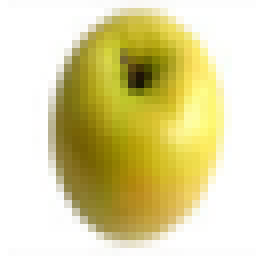
#> input picture data_2/apple/Image_317.png, 32 x 32 px (shown 8 times larger); its folder holds 3 pictures in this run
$ python data.py
#> lines starting #> are read from the running program, lines starting #| are printed output that depends on the picture
import os
import time
import cv2
import glob
import random
import sys

# --- 1. Import C++ Backend ---
try:
    from my_framework_cpp import Tensor
    print("✓ Successfully imported C++ Backend.")
except ImportError:
    print("! C++ Backend not found. Please compile it using: python setup.py build_ext --inplace")
    sys.exit(1)

# --- 2. The Dataset Class ---
class Dataset:
    def __init__(self, root_dir):
        """
        Initializes the dataset and automatically loads data.
        Constraint 3.2: Measure and report dataset loading time.
        """
        self.root_dir = root_dir
        self.samples = []  # Stores (Tensor, label_index)
        self.class_to_idx = {}
        self.idx_to_class = {}
        self.loading_time = 0.0

        # Check if folder exists
        if not os.path.exists(root_dir):
            print(f"Error: Dataset path '{root_dir}' not found.")
            return

        print(f"Processing dataset: {root_dir} ...")

        # --- START TIMER ---
        start_time = time.time()

        self._load_data()

        # --- STOP TIMER ---
        end_time = time.time()
        self.loading_time = end_time - start_time

        # Constraint: Print loading time clearly
        print(f"✓ Done! Loading time: {self.loading_time:.4f} seconds")
        print(f"✓ Found {len(self.samples)} images across {len(self.class_to_idx)} classes.")

    def _load_data(self):
        print(f"Scanning {self.root_dir}...")
        if not os.path.exists(self.root_dir):
            raise ValueError(f"Directory {self.root_dir} not found.")

        subdirs = [d for d in os.listdir(self.root_dir) if os.path.isdir(os.path.join(self.root_dir, d))]
        subdirs.sort()

        total_loaded = 0

        for idx, class_name in enumerate(subdirs):
            self.class_to_idx[class_name] = idx
            class_path = os.path.join(self.root_dir, class_name)
            image_paths = glob.glob(os.path.join(class_path, "*.png"))

            # --- FAST MODE: SUBSET HACK ---
            # Keep this UN-COMMENTED for debugging (loads 100 images/class)
            # Comment it out later for the full 125MB run.
            image_paths = image_paths

            num_images = len(image_paths)
            print(f" -> Loading Class '{class_name}' ({num_images} images)...")

            for i, img_path in enumerate(image_paths):
                self._process_single_image(img_path, idx)
                total_loaded += 1

                # --- PROGRESS INDICATOR ---
                if (i + 1) % 500 == 0:
                    print(f"    Processed {i + 1}/{num_images} images...", end='\r')

            # print(f"    ✓ Done with '{class_name}'.") # Optional cleanup

        print(f"✓ FINISHED: Loaded {total_loaded} images total.")

    def _process_single_image(self, path, label):
        # 1. Load image using OpenCV
        img = cv2.imread(path)
        if img is None: return

        # 2. Resize to 32x32
        img = cv2.resize(img, (32, 32))

        # 3. CONVERT TO TENSOR
        try:
            # Fast C++ Loader
            raw_bytes = img.tobytes()
            # Note: OpenCV is BGR, usually we want RGB, but for this assignment consistency matters more
            t = Tensor.from_uint8(raw_bytes, [32, 32, 3])

        except AttributeError:
            # Fallback: Slow Python Loop
            flat_data = []
            height, width, channels = img.shape
            for h in range(height):
                for w in range(width):
                    b, g, r = img[h, w]
                    flat_data.append(float(r) / 255.0)
                    flat_data.append(float(g) / 255.0)
                    flat_data.append(float(b) / 255.0)
            t = Tensor(flat_data, [32, 32, 3])

        self.samples.append((t, label))

    def __len__(self):
        return len(self.samples)

    def __getitem__(self, idx):
        return self.samples[idx]

# --- 3. The DataLoader Class ---
class DataLoader:
    def __init__(self, dataset, batch_size=32, shuffle=True):
        self.dataset = dataset
        self.batch_size = batch_size
        self.shuffle = shuffle
        self.indices = list(range(len(dataset)))

    def __iter__(self):
        if self.shuffle:
            random.shuffle(self.indices)

        for start_idx in range(0, len(self.indices), self.batch_size):
            batch_indices = self.indices[start_idx : start_idx + self.batch_size]
            batch_tensors = []
            batch_labels = []

            for i in batch_indices:
                tensor, label = self.dataset[i]
                batch_tensors.append(tensor)
                batch_labels.append(label)
            yield batch_tensors, batch_labels

    def __len__(self):
        """Returns the number of batches."""
        import math
        return math.ceil(len(self.dataset) / self.batch_size)

# --- 4. MAIN BLOCK ---
if __name__ == "__main__":
    # Use raw string r"..." or forward slashes to avoid escape char issues
    dataset_folders = ["data_2/data_2"]

    for folder_name in dataset_folders:
        print(f"\n{'='*40}")
        print(f"TESTING DATASET: {folder_name}")
        print(f"{'='*40}")

        if not os.path.exists(folder_name):
            print(f"Skipping {folder_name} (Folder not found)")
            continue

        dataset = Dataset(folder_name)
#> this loop made 1 pass
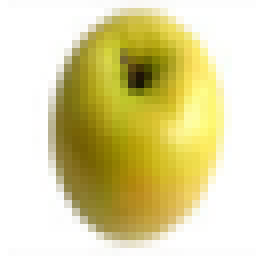
#> input picture data_2/apple/Image_317.png, 32 x 32 px (shown 8 times larger)
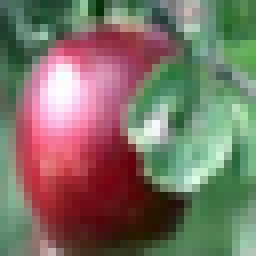
#> input picture data_2/apple/Image_410.png, 32 x 32 px (shown 8 times larger)
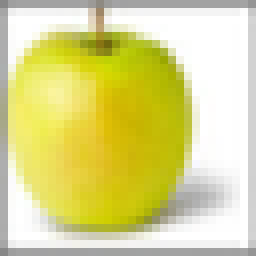
#> input picture data_2/apple/Image_470.png, 32 x 32 px (shown 8 times larger)
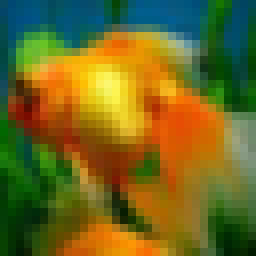
#> input picture data_2/aquarium_fish/Image_255.png, 32 x 32 px (shown 8 times larger)
